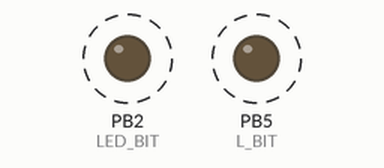
Recording of a program running on a simulated ATmega328P, built with avr-gcc and emulated at 16 MHz. Parts: output pins drawn as LEDs (lit = HIGH). Dashed ring = blinking.

Above: at 0.06 s.
Timing chart, 0 to 3.0 s (numbered marks = the images above):
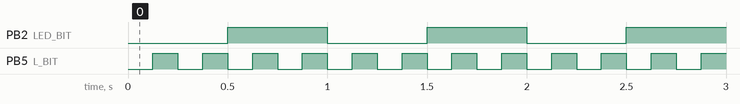

The program:

main.c
```c
/*
 * lab05_timer_tick: Timer1 CTC 1 ms 틱, millis() 구현, ATOMIC_BLOCK
 *
 * 배선: D10 (PB2) 상태 LED, D13 (PB5) 보드 L LED
 *
 * Timer1 CTC (모드 4, TOP = OCR1A), 분주 64:
 *   타이머 클럭 = 16 MHz / 64 = 250 kHz (4 us 마다 1 증가)
 *   인터럽트 주파수 = F_CPU / (N x (1 + OCR1A)) = 16000000 / (64 x 250) = 1000 Hz
 *   따라서 OCR1A = 249
 *
 * g_ms 는 32비트이므로 8비트 AVR 은 4번에 나눠 읽습니다. 읽는 도중 ISR 이 값을 바꾸면
 * 앞뒤가 섞인 잘못된 값이 나오므로 ATOMIC_BLOCK 으로 인터럽트를 잠시 막고 읽습니다.
 */
#include <avr/io.h>
#include <avr/interrupt.h>
#include <util/atomic.h>

#define LED_BIT  PB2
#define L_BIT    PB5

static volatile uint32_t g_ms;   /* 부팅 후 경과 ms, 약 49.7일 후 0 으로 돌아감 */

ISR(TIMER1_COMPA_vect)
{
    g_ms++;
}

static void timer1_init_1ms(void)
{
    TCCR1A = 0;                                  /* OC1A/OC1B 핀 사용 안 함, WGM11:10 = 00 */
    TCCR1B = 0;                                  /* 설정 중에는 정지 */
    TCNT1  = 0;
    OCR1A  = 249;                                /* 250 카운트 = 1 ms */
    TIFR1  = (1 << OCF1A);                       /* 대기 플래그 지우기 */
    TIMSK1 = (1 << OCIE1A);                      /* 비교 일치 A 인터럽트 허용 */
    TCCR1B = (1 << WGM12) | (1 << CS11) | (1 << CS10);  /* CTC(WGM13:10=0100), 분주 64, 시작 */
}

uint32_t millis(void)
{
    uint32_t m;
    ATOMIC_BLOCK(ATOMIC_RESTORESTATE) {          /* cli, 읽기, 이전 SREG 복원 */
        m = g_ms;
    }
    return m;
}

int main(void)
{
    DDRB |= (1 << LED_BIT) | (1 << L_BIT);
    timer1_init_1ms();
    sei();

    uint32_t t_led = 0;
    uint32_t t_l   = 0;

    for (;;) {
        uint32_t now = millis();

        /* 블로킹 지연 없이 서로 다른 주기로 두 LED 를 깜박입니다.
         * (now - t) 형태의 부호 없는 뺄셈은 g_ms 가 0 으로 돌아가도 올바르게 동작합니다. */
        if ((uint32_t)(now - t_led) >= 500) {
            t_led += 500;
            PINB = (1 << LED_BIT);
        }
        if ((uint32_t)(now - t_l) >= 125) {
            t_l += 125;
            PINB = (1 << L_BIT);
        }
        /* 여기에 다른 일을 넣어도 LED 주기는 흔들리지 않습니다 */
    }
}
```

Measured:
- by itself, PB2 (LED_BIT): alternates HIGH for 0.50 s and LOW for 0.50 s
- by itself, PB5 (L_BIT): alternates HIGH for 0.12 s and LOW for 0.12 s
